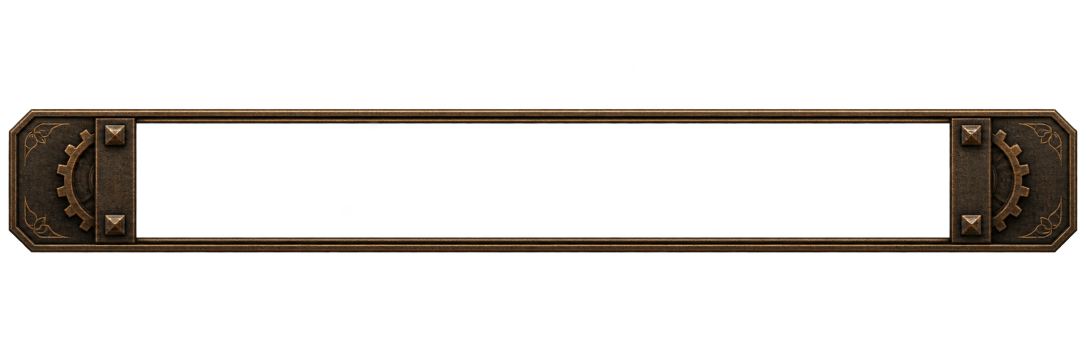
#> input picture artifacts/room-counter-2026-11-19/counter-frame-source.png, 2172 x 724 px (shown at 1/2 size)
$ python build.py
#> lines starting #> are read from the running program, lines starting #| are printed output that depends on the picture
import hashlib
import json
import subprocess
from pathlib import Path

import numpy as np
from PIL import Image


source = Path(__file__).resolve().parent
public = source.parents[1] / 'apps/web/public'
art = public / 'assets/ravens/room-counter-v1'
sound = public / 'audio/effects/v10'
art.mkdir(parents=True, exist_ok=True)
sound.mkdir(parents=True, exist_ok=True)

frame = Image.open(source / 'counter-frame-source.png').convert('RGBA')
#> frame is the input picture: PIL image 2172x724 RGBA; mean R, G, B, A 11.1, 8.1, 5.2, 38
frame.crop((9, 211, 2164, 512)).resize((1290, 180), Image.Resampling.LANCZOS).save(art / 'frame.webp', quality=91)
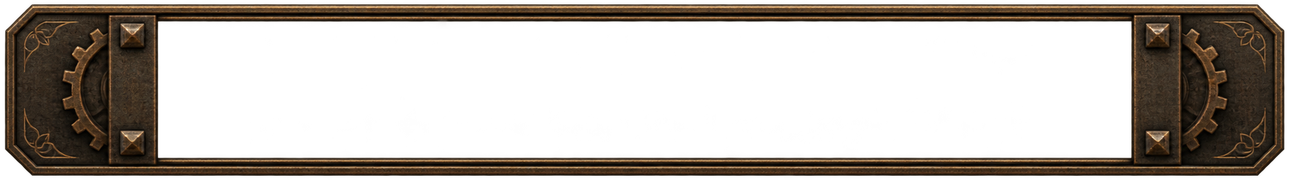
#> saved as frame.webp: PIL image 1290x180 RGBA; mean R, G, B, A 25.6, 18.8, 12.1, 92.2; transparent parts drawn white

sheet = Image.open(source / 'counter-digits-source.png').convert('RGBA')
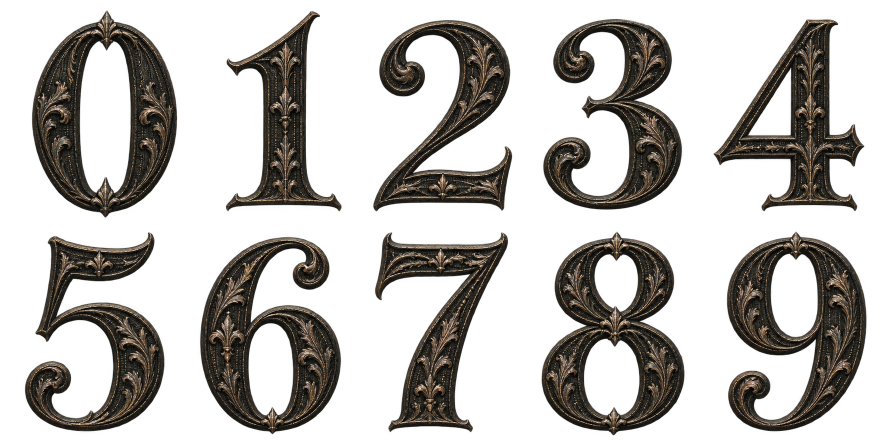
#> input picture artifacts/room-counter-2026-11-19/counter-digits-source.png, 1774 x 887 px (shown at 1/2 size)
#> sheet is the input picture: PIL image 1774x887 RGBA; mean R, G, B, A 21.2, 18.5, 15.1, 84.9
sprite = Image.new('RGBA', (5 * 76, 2 * 108))
#> sprite: PIL image 380x216 RGBA; every value is 0
rows = ((0, 444, [0, 393, 712, 1053, 1395, 1774]), (444, 887, [0, 367, 716, 1052, 1404, 1774]))
for row, (top, bottom, stops) in enumerate(rows):
    for column, (left, right) in enumerate(zip(stops, stops[1:])):
        glyph = sheet.crop((left, top, right, bottom))
        bounds = glyph.getchannel('A').point(lambda alpha: 255 if alpha > 48 else 0).getbbox()
        glyph = glyph.crop(bounds)
        width = round(glyph.width * 100 / glyph.height)
        glyph = glyph.resize((width, 100), Image.Resampling.LANCZOS)
        sprite.alpha_composite(glyph, (column * 76 + (76 - width) // 2, row * 108 + 4))
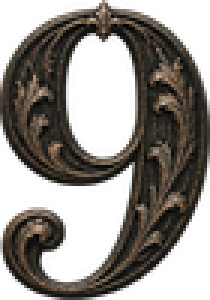
#> glyph: PIL image 70x100 RGBA (shown 3 times larger); mean R, G, B, A 34.9, 30.4, 24.8, 138.4; transparent parts drawn white
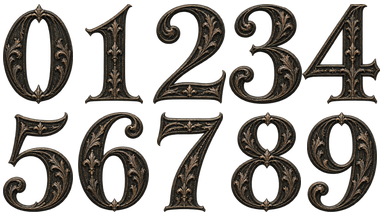
#> sprite: PIL image 380x216 RGBA; mean R, G, B, A 26.5, 23.1, 18.9, 103.7; transparent parts drawn white
sprite.save(art / 'numerals.webp', quality=92)

study = Image.open(source / 'settings-study-source.png').convert('RGB')
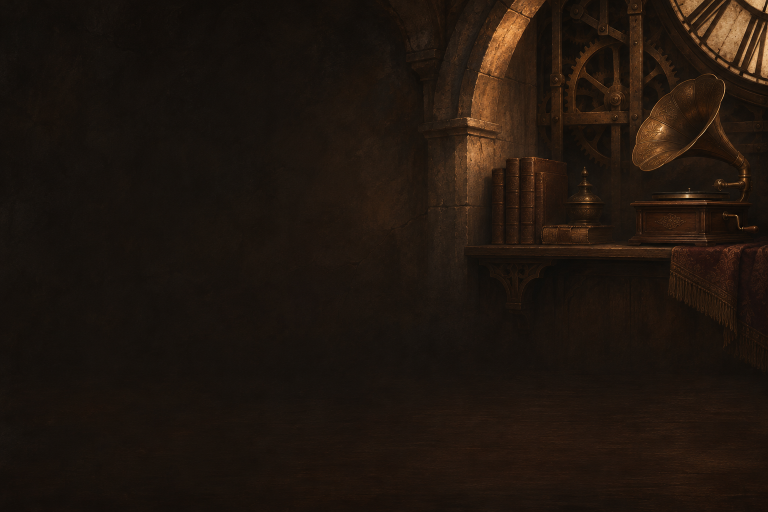
#> input picture artifacts/room-counter-2026-11-19/settings-study-source.png, 1536 x 1024 px (shown at 1/2 size)
#> study is the input picture: PIL image 1536x1024 RGB; mean R, G, B 31.8, 21.9, 14.5
study.resize((1044, 696), Image.Resampling.LANCZOS).save(art / 'settings-study.webp', quality=83)
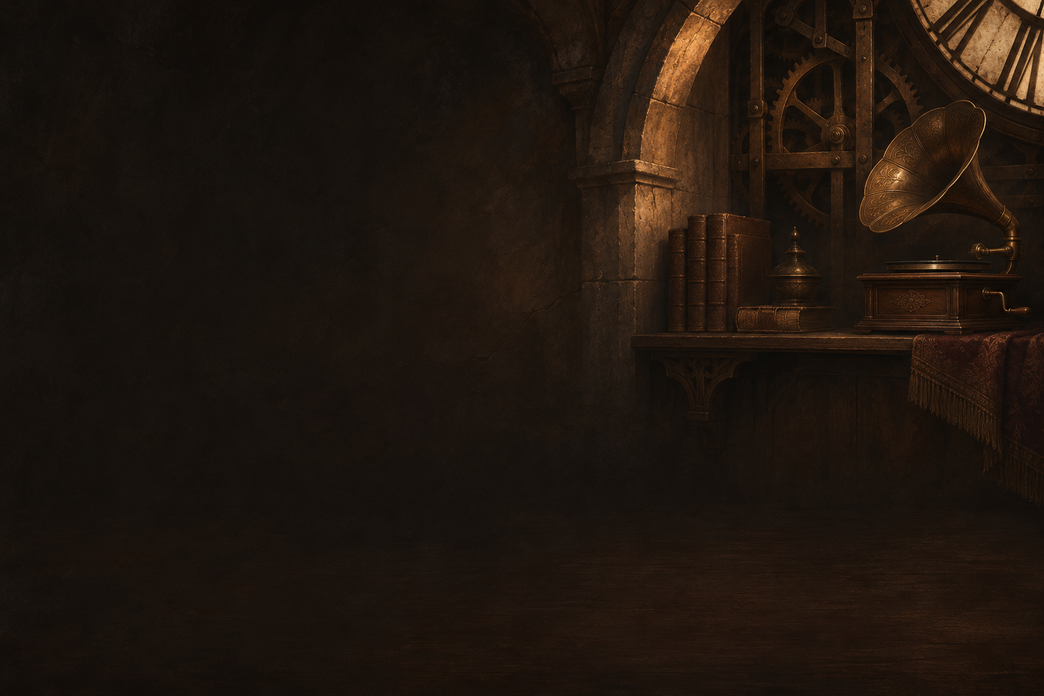
#> saved as settings-study.webp: PIL image 1044x696 RGB; mean R, G, B 31.8, 21.9, 14.5

recording = source / 'ratchet-screwdriver-source.mp3'
rate = 44100
#> (the run stopped early here; a loop or call above may not have finished)
